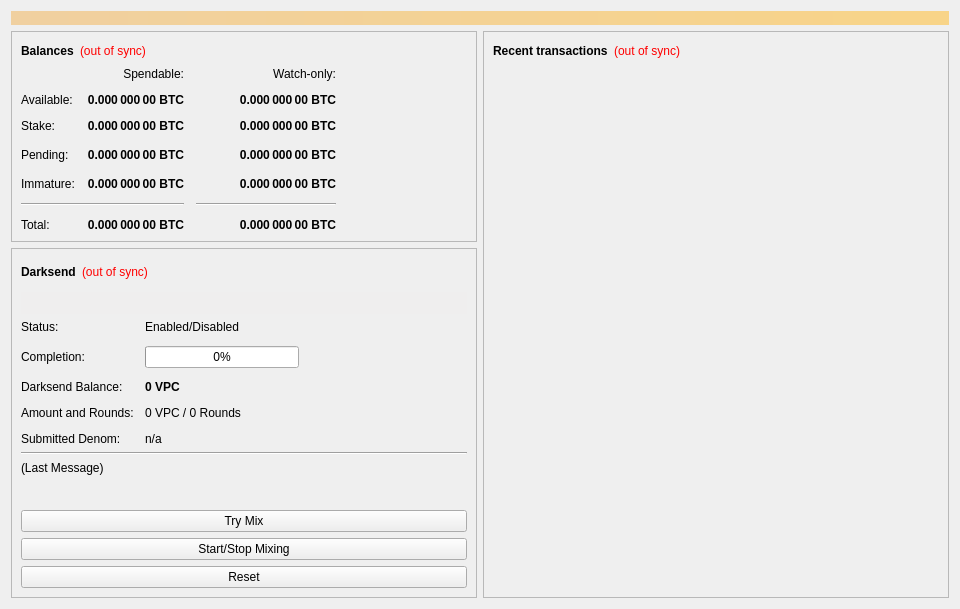
<?xml version="1.0" encoding="UTF-8"?>
<ui version="4.0">
 <class>OverviewPage</class>
 <widget class="QWidget" name="OverviewPage">
  <property name="geometry">
   <rect>
    <x>0</x>
    <y>0</y>
    <width>960</width>
    <height>594</height>
   </rect>
  </property>
  <property name="minimumSize">
   <size>
    <width>960</width>
    <height>0</height>
   </size>
  </property>
  <property name="windowTitle">
   <string>Form</string>
  </property>
  <layout class="QVBoxLayout" name="topLayout">
   <item>
    <widget class="QLabel" name="labelAlerts">
     <property name="visible">
      <bool>false</bool>
     </property>
     <property name="styleSheet">
      <string notr="true">background-color: qlineargradient(x1: 0, y1: 0, x2: 1, y2: 0, stop:0 #F0D0A0, stop:1 #F8D488); color:#000000;</string>
     </property>
     <property name="wordWrap">
      <bool>true</bool>
     </property>
     <property name="margin">
      <number>3</number>
     </property>
    </widget>
   </item>
   <item>
    <layout class="QHBoxLayout" name="horizontalLayout" stretch="1,1">
     <item>
      <layout class="QVBoxLayout" name="verticalLayout_2">
       <item>
        <widget class="QFrame" name="frame">
         <property name="frameShape">
          <enum>QFrame::StyledPanel</enum>
         </property>
         <property name="frameShadow">
          <enum>QFrame::Raised</enum>
         </property>
         <layout class="QVBoxLayout" name="verticalLayout_4">
          <item>
           <layout class="QHBoxLayout" name="horizontalLayout_4">
            <item>
             <widget class="QLabel" name="label_5">
              <property name="font">
               <font>
                <weight>75</weight>
                <bold>true</bold>
               </font>
              </property>
              <property name="text">
               <string>Balances</string>
              </property>
             </widget>
            </item>
            <item>
             <widget class="QLabel" name="labelWalletStatus">
              <property name="cursor">
               <cursorShape>WhatsThisCursor</cursorShape>
              </property>
              <property name="toolTip">
               <string>The displayed information may be out of date. Your wallet automatically synchronizes with the Virtualpayment network after a connection is established, but this process has not completed yet.</string>
              </property>
              <property name="styleSheet">
               <string notr="true">QLabel { color: red; }</string>
              </property>
              <property name="text">
               <string notr="true">(out of sync)</string>
              </property>
              <property name="alignment">
               <set>Qt::AlignLeading|Qt::AlignLeft|Qt::AlignVCenter</set>
              </property>
             </widget>
            </item>
            <item>
             <spacer name="horizontalSpacer_3">
              <property name="orientation">
               <enum>Qt::Horizontal</enum>
              </property>
              <property name="sizeHint" stdset="0">
               <size>
                <width>40</width>
                <height>20</height>
               </size>
              </property>
             </spacer>
            </item>
           </layout>
          </item>
          <item>
           <layout class="QGridLayout" name="gridLayout">
            <property name="spacing">
             <number>12</number>
            </property>
            <item row="3" column="2">
             <widget class="QLabel" name="labelWatchPending">
              <property name="font">
               <font>
                <weight>75</weight>
                <bold>true</bold>
               </font>
              </property>
              <property name="cursor">
               <cursorShape>IBeamCursor</cursorShape>
              </property>
              <property name="toolTip">
               <string>Unconfirmed transactions to watch-only addresses</string>
              </property>
              <property name="text">
               <string notr="true">0.000 000 00 BTC</string>
              </property>
              <property name="alignment">
               <set>Qt::AlignRight|Qt::AlignTrailing|Qt::AlignVCenter</set>
              </property>
              <property name="textInteractionFlags">
               <set>Qt::LinksAccessibleByMouse|Qt::TextSelectableByKeyboard|Qt::TextSelectableByMouse</set>
              </property>
             </widget>
            </item>
            <item row="3" column="1">
             <widget class="QLabel" name="labelUnconfirmed">
              <property name="font">
               <font>
                <weight>75</weight>
                <bold>true</bold>
               </font>
              </property>
              <property name="cursor">
               <cursorShape>IBeamCursor</cursorShape>
              </property>
              <property name="toolTip">
               <string>Total of transactions that have yet to be confirmed, and do not yet count toward the spendable balance</string>
              </property>
              <property name="text">
               <string notr="true">0.000 000 00 BTC</string>
              </property>
              <property name="alignment">
               <set>Qt::AlignRight|Qt::AlignTrailing|Qt::AlignVCenter</set>
              </property>
              <property name="textInteractionFlags">
               <set>Qt::LinksAccessibleByMouse|Qt::TextSelectableByKeyboard|Qt::TextSelectableByMouse</set>
              </property>
             </widget>
            </item>
            <item row="4" column="2">
             <widget class="QLabel" name="labelWatchImmature">
              <property name="font">
               <font>
                <weight>75</weight>
                <bold>true</bold>
               </font>
              </property>
              <property name="cursor">
               <cursorShape>IBeamCursor</cursorShape>
              </property>
              <property name="toolTip">
               <string>Mined balance in watch-only addresses that has not yet matured</string>
              </property>
              <property name="text">
               <string notr="true">0.000 000 00 BTC</string>
              </property>
              <property name="alignment">
               <set>Qt::AlignRight|Qt::AlignTrailing|Qt::AlignVCenter</set>
              </property>
              <property name="textInteractionFlags">
               <set>Qt::LinksAccessibleByMouse|Qt::TextSelectableByKeyboard|Qt::TextSelectableByMouse</set>
              </property>
             </widget>
            </item>
            <item row="5" column="0" colspan="2">
             <widget class="Line" name="lineSpendableBalance">
              <property name="orientation">
               <enum>Qt::Horizontal</enum>
              </property>
             </widget>
            </item>
            <item row="5" column="2">
             <widget class="Line" name="lineWatchBalance">
              <property name="sizePolicy">
               <sizepolicy hsizetype="Preferred" vsizetype="Fixed">
                <horstretch>0</horstretch>
                <verstretch>0</verstretch>
               </sizepolicy>
              </property>
              <property name="minimumSize">
               <size>
                <width>140</width>
                <height>0</height>
               </size>
              </property>
              <property name="orientation">
               <enum>Qt::Horizontal</enum>
              </property>
             </widget>
            </item>
            <item row="6" column="0">
             <widget class="QLabel" name="labelTotalText">
              <property name="text">
               <string>Total:</string>
              </property>
             </widget>
            </item>
            <item row="4" column="1">
             <widget class="QLabel" name="labelImmature">
              <property name="font">
               <font>
                <weight>75</weight>
                <bold>true</bold>
               </font>
              </property>
              <property name="cursor">
               <cursorShape>IBeamCursor</cursorShape>
              </property>
              <property name="toolTip">
               <string>Mined balance that has not yet matured</string>
              </property>
              <property name="text">
               <string notr="true">0.000 000 00 BTC</string>
              </property>
              <property name="alignment">
               <set>Qt::AlignRight|Qt::AlignTrailing|Qt::AlignVCenter</set>
              </property>
              <property name="textInteractionFlags">
               <set>Qt::LinksAccessibleByMouse|Qt::TextSelectableByKeyboard|Qt::TextSelectableByMouse</set>
              </property>
             </widget>
            </item>
            <item row="3" column="3">
             <spacer name="horizontalSpacer_2">
              <property name="orientation">
               <enum>Qt::Horizontal</enum>
              </property>
              <property name="sizeHint" stdset="0">
               <size>
                <width>40</width>
                <height>20</height>
               </size>
              </property>
             </spacer>
            </item>
            <item row="4" column="0">
             <widget class="QLabel" name="labelImmatureText">
              <property name="text">
               <string>Immature:</string>
              </property>
             </widget>
            </item>
            <item row="6" column="1">
             <widget class="QLabel" name="labelTotal">
              <property name="font">
               <font>
                <weight>75</weight>
                <bold>true</bold>
               </font>
              </property>
              <property name="cursor">
               <cursorShape>IBeamCursor</cursorShape>
              </property>
              <property name="toolTip">
               <string>Your current total balance</string>
              </property>
              <property name="text">
               <string notr="true">0.000 000 00 BTC</string>
              </property>
              <property name="alignment">
               <set>Qt::AlignRight|Qt::AlignTrailing|Qt::AlignVCenter</set>
              </property>
              <property name="textInteractionFlags">
               <set>Qt::LinksAccessibleByMouse|Qt::TextSelectableByKeyboard|Qt::TextSelectableByMouse</set>
              </property>
             </widget>
            </item>
            <item row="6" column="2">
             <widget class="QLabel" name="labelWatchTotal">
              <property name="font">
               <font>
                <weight>75</weight>
                <bold>true</bold>
               </font>
              </property>
              <property name="cursor">
               <cursorShape>IBeamCursor</cursorShape>
              </property>
              <property name="toolTip">
               <string>Current total balance in watch-only addresses</string>
              </property>
              <property name="text">
               <string notr="true">0.000 000 00 BTC</string>
              </property>
              <property name="alignment">
               <set>Qt::AlignRight|Qt::AlignTrailing|Qt::AlignVCenter</set>
              </property>
              <property name="textInteractionFlags">
               <set>Qt::LinksAccessibleByMouse|Qt::TextSelectableByKeyboard|Qt::TextSelectableByMouse</set>
              </property>
             </widget>
            </item>
            <item row="0" column="2">
             <widget class="QLabel" name="labelWatchonly">
              <property name="text">
               <string>Watch-only:</string>
              </property>
              <property name="alignment">
               <set>Qt::AlignRight|Qt::AlignTrailing|Qt::AlignVCenter</set>
              </property>
             </widget>
            </item>
            <item row="1" column="0">
             <widget class="QLabel" name="labelBalanceText">
              <property name="text">
               <string>Available:</string>
              </property>
             </widget>
            </item>
            <item row="1" column="1">
             <widget class="QLabel" name="labelBalance">
              <property name="font">
               <font>
                <weight>75</weight>
                <bold>true</bold>
               </font>
              </property>
              <property name="cursor">
               <cursorShape>IBeamCursor</cursorShape>
              </property>
              <property name="toolTip">
               <string>Your current spendable balance</string>
              </property>
              <property name="text">
               <string notr="true">0.000 000 00 BTC</string>
              </property>
              <property name="alignment">
               <set>Qt::AlignRight|Qt::AlignTrailing|Qt::AlignVCenter</set>
              </property>
              <property name="textInteractionFlags">
               <set>Qt::LinksAccessibleByMouse|Qt::TextSelectableByKeyboard|Qt::TextSelectableByMouse</set>
              </property>
             </widget>
            </item>
            <item row="2" column="0">
             <widget class="QLabel" name="label_10">
              <property name="text">
               <string>Stake:</string>
              </property>
             </widget>
            </item>
            <item row="2" column="1">
             <widget class="QLabel" name="labelStake">
              <property name="font">
               <font>
                <weight>75</weight>
                <bold>true</bold>
               </font>
              </property>
              <property name="cursor">
               <cursorShape>IBeamCursor</cursorShape>
              </property>
              <property name="toolTip">
               <string>Total of coins that was staked, and do not yet count toward the current balance</string>
              </property>
              <property name="text">
               <string notr="true">0.000 000 00 BTC</string>
              </property>
              <property name="alignment">
               <set>Qt::AlignRight|Qt::AlignTrailing|Qt::AlignVCenter</set>
              </property>
              <property name="textInteractionFlags">
               <set>Qt::LinksAccessibleByMouse|Qt::TextSelectableByKeyboard|Qt::TextSelectableByMouse</set>
              </property>
             </widget>
            </item>
            <item row="2" column="2">
             <widget class="QLabel" name="labelWatchStake">
              <property name="font">
               <font>
                <weight>75</weight>
                <bold>true</bold>
               </font>
              </property>
              <property name="cursor">
               <cursorShape>IBeamCursor</cursorShape>
              </property>
              <property name="toolTip">
               <string>Total of coins that was staked in watch-only addresses, and do not yet count toward the current watch-only balance</string>
              </property>
              <property name="text">
               <string notr="true">0.000 000 00 BTC</string>
              </property>
              <property name="alignment">
               <set>Qt::AlignRight|Qt::AlignTrailing|Qt::AlignVCenter</set>
              </property>
              <property name="textInteractionFlags">
               <set>Qt::LinksAccessibleByMouse|Qt::TextSelectableByKeyboard|Qt::TextSelectableByMouse</set>
              </property>
             </widget>
            </item>
            <item row="1" column="2">
             <widget class="QLabel" name="labelWatchAvailable">
              <property name="font">
               <font>
                <weight>75</weight>
                <bold>true</bold>
               </font>
              </property>
              <property name="cursor">
               <cursorShape>IBeamCursor</cursorShape>
              </property>
              <property name="toolTip">
               <string>Your current balance in watch-only addresses</string>
              </property>
              <property name="text">
               <string notr="true">0.000 000 00 BTC</string>
              </property>
              <property name="alignment">
               <set>Qt::AlignRight|Qt::AlignTrailing|Qt::AlignVCenter</set>
              </property>
              <property name="textInteractionFlags">
               <set>Qt::LinksAccessibleByMouse|Qt::TextSelectableByKeyboard|Qt::TextSelectableByMouse</set>
              </property>
             </widget>
            </item>
            <item row="3" column="0">
             <widget class="QLabel" name="labelPendingText">
              <property name="text">
               <string>Pending:</string>
              </property>
             </widget>
            </item>
            <item row="0" column="1">
             <widget class="QLabel" name="labelSpendable">
              <property name="text">
               <string>Spendable:</string>
              </property>
              <property name="alignment">
               <set>Qt::AlignRight|Qt::AlignTrailing|Qt::AlignVCenter</set>
              </property>
             </widget>
            </item>
           </layout>
          </item>
         </layout>
        </widget>
       </item>
       <item>
        <widget class="QFrame" name="frameDarksend">
         <property name="sizePolicy">
          <sizepolicy hsizetype="Expanding" vsizetype="Expanding">
           <horstretch>0</horstretch>
           <verstretch>0</verstretch>
          </sizepolicy>
         </property>
         <property name="minimumSize">
          <size>
           <width>0</width>
           <height>350</height>
          </size>
         </property>
         <property name="layoutDirection">
          <enum>Qt::LeftToRight</enum>
         </property>
         <property name="frameShape">
          <enum>QFrame::StyledPanel</enum>
         </property>
         <property name="frameShadow">
          <enum>QFrame::Raised</enum>
         </property>
         <layout class="QVBoxLayout" name="verticalLayout_5">
          <item>
           <layout class="QHBoxLayout" name="horizontalLayout_5">
            <item>
             <widget class="QLabel" name="label_2">
              <property name="font">
               <font>
                <weight>75</weight>
                <bold>true</bold>
               </font>
              </property>
              <property name="text">
               <string>Darksend</string>
              </property>
             </widget>
            </item>
            <item>
             <widget class="QLabel" name="labelDarksendSyncStatus">
              <property name="toolTip">
               <string>The displayed information may be out of date. Your wallet automatically synchronizes with the Virtualpayment network after a connection is established, but this process has not completed yet.</string>
              </property>
              <property name="styleSheet">
               <string notr="true">QLabel { color: red; }</string>
              </property>
              <property name="text">
               <string notr="true">(out of sync)</string>
              </property>
              <property name="alignment">
               <set>Qt::AlignLeading|Qt::AlignLeft|Qt::AlignVCenter</set>
              </property>
             </widget>
            </item>
            <item>
             <spacer name="horizontalSpacer_4">
              <property name="orientation">
               <enum>Qt::Horizontal</enum>
              </property>
              <property name="sizeHint" stdset="0">
               <size>
                <width>40</width>
                <height>20</height>
               </size>
              </property>
             </spacer>
            </item>
           </layout>
          </item>
          <item>
           <widget class="QPushButton" name="runAutoDenom">
            <property name="palette">
             <palette>
              <active>
               <colorrole role="WindowText">
                <brush brushstyle="SolidPattern">
                 <color alpha="255">
                  <red>0</red>
                  <green>0</green>
                  <blue>0</blue>
                 </color>
                </brush>
               </colorrole>
               <colorrole role="Button">
                <brush brushstyle="SolidPattern">
                 <color alpha="255">
                  <red>239</red>
                  <green>238</green>
                  <blue>238</blue>
                 </color>
                </brush>
               </colorrole>
               <colorrole role="Light">
                <brush brushstyle="SolidPattern">
                 <color alpha="255">
                  <red>255</red>
                  <green>255</green>
                  <blue>255</blue>
                 </color>
                </brush>
               </colorrole>
               <colorrole role="Midlight">
                <brush brushstyle="SolidPattern">
                 <color alpha="255">
                  <red>247</red>
                  <green>246</green>
                  <blue>246</blue>
                 </color>
                </brush>
               </colorrole>
               <colorrole role="Dark">
                <brush brushstyle="SolidPattern">
                 <color alpha="255">
                  <red>119</red>
                  <green>119</green>
                  <blue>119</blue>
                 </color>
                </brush>
               </colorrole>
               <colorrole role="Mid">
                <brush brushstyle="SolidPattern">
                 <color alpha="255">
                  <red>159</red>
                  <green>159</green>
                  <blue>159</blue>
                 </color>
                </brush>
               </colorrole>
               <colorrole role="Text">
                <brush brushstyle="SolidPattern">
                 <color alpha="255">
                  <red>0</red>
                  <green>0</green>
                  <blue>0</blue>
                 </color>
                </brush>
               </colorrole>
               <colorrole role="BrightText">
                <brush brushstyle="SolidPattern">
                 <color alpha="255">
                  <red>255</red>
                  <green>255</green>
                  <blue>255</blue>
                 </color>
                </brush>
               </colorrole>
               <colorrole role="ButtonText">
                <brush brushstyle="SolidPattern">
                 <color alpha="255">
                  <red>0</red>
                  <green>0</green>
                  <blue>0</blue>
                 </color>
                </brush>
               </colorrole>
               <colorrole role="Base">
                <brush brushstyle="SolidPattern">
                 <color alpha="255">
                  <red>255</red>
                  <green>255</green>
                  <blue>255</blue>
                 </color>
                </brush>
               </colorrole>
               <colorrole role="Window">
                <brush brushstyle="SolidPattern">
                 <color alpha="255">
                  <red>239</red>
                  <green>238</green>
                  <blue>238</blue>
                 </color>
                </brush>
               </colorrole>
               <colorrole role="Shadow">
                <brush brushstyle="SolidPattern">
                 <color alpha="255">
                  <red>0</red>
                  <green>0</green>
                  <blue>0</blue>
                 </color>
                </brush>
               </colorrole>
               <colorrole role="AlternateBase">
                <brush brushstyle="SolidPattern">
                 <color alpha="255">
                  <red>247</red>
                  <green>246</green>
                  <blue>246</blue>
                 </color>
                </brush>
               </colorrole>
               <colorrole role="ToolTipBase">
                <brush brushstyle="SolidPattern">
                 <color alpha="255">
                  <red>255</red>
                  <green>255</green>
                  <blue>220</blue>
                 </color>
                </brush>
               </colorrole>
               <colorrole role="ToolTipText">
                <brush brushstyle="SolidPattern">
                 <color alpha="255">
                  <red>0</red>
                  <green>0</green>
                  <blue>0</blue>
                 </color>
                </brush>
               </colorrole>
              </active>
              <inactive>
               <colorrole role="WindowText">
                <brush brushstyle="SolidPattern">
                 <color alpha="255">
                  <red>0</red>
                  <green>0</green>
                  <blue>0</blue>
                 </color>
                </brush>
               </colorrole>
               <colorrole role="Button">
                <brush brushstyle="SolidPattern">
                 <color alpha="255">
                  <red>239</red>
                  <green>238</green>
                  <blue>238</blue>
                 </color>
                </brush>
               </colorrole>
               <colorrole role="Light">
                <brush brushstyle="SolidPattern">
                 <color alpha="255">
                  <red>255</red>
                  <green>255</green>
                  <blue>255</blue>
                 </color>
                </brush>
               </colorrole>
               <colorrole role="Midlight">
                <brush brushstyle="SolidPattern">
                 <color alpha="255">
                  <red>247</red>
                  <green>246</green>
                  <blue>246</blue>
                 </color>
                </brush>
               </colorrole>
               <colorrole role="Dark">
                <brush brushstyle="SolidPattern">
                 <color alpha="255">
                  <red>119</red>
                  <green>119</green>
                  <blue>119</blue>
                 </color>
                </brush>
               </colorrole>
               <colorrole role="Mid">
                <brush brushstyle="SolidPattern">
                 <color alpha="255">
                  <red>159</red>
                  <green>159</green>
                  <blue>159</blue>
                 </color>
                </brush>
               </colorrole>
               <colorrole role="Text">
                <brush brushstyle="SolidPattern">
                 <color alpha="255">
                  <red>0</red>
                  <green>0</green>
                  <blue>0</blue>
                 </color>
                </brush>
               </colorrole>
               <colorrole role="BrightText">
                <brush brushstyle="SolidPattern">
                 <color alpha="255">
                  <red>255</red>
                  <green>255</green>
                  <blue>255</blue>
                 </color>
                </brush>
               </colorrole>
               <colorrole role="ButtonText">
                <brush brushstyle="SolidPattern">
                 <color alpha="255">
                  <red>0</red>
                  <green>0</green>
                  <blue>0</blue>
                 </color>
                </brush>
               </colorrole>
               <colorrole role="Base">
                <brush brushstyle="SolidPattern">
                 <color alpha="255">
                  <red>255</red>
                  <green>255</green>
                  <blue>255</blue>
                 </color>
                </brush>
               </colorrole>
               <colorrole role="Window">
                <brush brushstyle="SolidPattern">
                 <color alpha="255">
                  <red>239</red>
                  <green>238</green>
                  <blue>238</blue>
                 </color>
                </brush>
               </colorrole>
               <colorrole role="Shadow">
                <brush brushstyle="SolidPattern">
                 <color alpha="255">
                  <red>0</red>
                  <green>0</green>
                  <blue>0</blue>
                 </color>
                </brush>
               </colorrole>
               <colorrole role="AlternateBase">
                <brush brushstyle="SolidPattern">
                 <color alpha="255">
                  <red>247</red>
                  <green>246</green>
                  <blue>246</blue>
                 </color>
                </brush>
               </colorrole>
               <colorrole role="ToolTipBase">
                <brush brushstyle="SolidPattern">
                 <color alpha="255">
                  <red>255</red>
                  <green>255</green>
                  <blue>220</blue>
                 </color>
                </brush>
               </colorrole>
               <colorrole role="ToolTipText">
                <brush brushstyle="SolidPattern">
                 <color alpha="255">
                  <red>0</red>
                  <green>0</green>
                  <blue>0</blue>
                 </color>
                </brush>
               </colorrole>
              </inactive>
              <disabled>
               <colorrole role="WindowText">
                <brush brushstyle="SolidPattern">
                 <color alpha="255">
                  <red>119</red>
                  <green>119</green>
                  <blue>119</blue>
                 </color>
                </brush>
               </colorrole>
               <colorrole role="Button">
                <brush brushstyle="SolidPattern">
                 <color alpha="255">
                  <red>239</red>
                  <green>238</green>
                  <blue>238</blue>
                 </color>
                </brush>
               </colorrole>
               <colorrole role="Light">
                <brush brushstyle="SolidPattern">
                 <color alpha="255">
                  <red>255</red>
                  <green>255</green>
                  <blue>255</blue>
                 </color>
                </brush>
               </colorrole>
               <colorrole role="Midlight">
                <brush brushstyle="SolidPattern">
                 <color alpha="255">
                  <red>247</red>
                  <green>246</green>
                  <blue>246</blue>
                 </color>
                </brush>
               </colorrole>
               <colorrole role="Dark">
                <brush brushstyle="SolidPattern">
                 <color alpha="255">
                  <red>119</red>
                  <green>119</green>
                  <blue>119</blue>
                 </color>
                </brush>
               </colorrole>
               <colorrole role="Mid">
                <brush brushstyle="SolidPattern">
                 <color alpha="255">
                  <red>159</red>
                  <green>159</green>
                  <blue>159</blue>
                 </color>
                </brush>
               </colorrole>
               <colorrole role="Text">
                <brush brushstyle="SolidPattern">
                 <color alpha="255">
                  <red>119</red>
                  <green>119</green>
                  <blue>119</blue>
                 </color>
                </brush>
               </colorrole>
               <colorrole role="BrightText">
                <brush brushstyle="SolidPattern">
                 <color alpha="255">
                  <red>255</red>
                  <green>255</green>
                  <blue>255</blue>
                 </color>
                </brush>
               </colorrole>
               <colorrole role="ButtonText">
                <brush brushstyle="SolidPattern">
                 <color alpha="255">
                  <red>119</red>
                  <green>119</green>
                  <blue>119</blue>
                 </color>
                </brush>
               </colorrole>
               <colorrole role="Base">
                <brush brushstyle="SolidPattern">
                 <color alpha="255">
                  <red>239</red>
                  <green>238</green>
                  <blue>238</blue>
                 </color>
                </brush>
               </colorrole>
               <colorrole role="Window">
                <brush brushstyle="SolidPattern">
                 <color alpha="255">
                  <red>239</red>
                  <green>238</green>
                  <blue>238</blue>
                 </color>
                </brush>
               </colorrole>
               <colorrole role="Shadow">
                <brush brushstyle="SolidPattern">
                 <color alpha="255">
                  <red>0</red>
                  <green>0</green>
                  <blue>0</blue>
                 </color>
                </brush>
               </colorrole>
               <colorrole role="AlternateBase">
                <brush brushstyle="SolidPattern">
                 <color alpha="255">
                  <red>239</red>
                  <green>238</green>
                  <blue>238</blue>
                 </color>
                </brush>
               </colorrole>
               <colorrole role="ToolTipBase">
                <brush brushstyle="SolidPattern">
                 <color alpha="255">
                  <red>255</red>
                  <green>255</green>
                  <blue>220</blue>
                 </color>
                </brush>
               </colorrole>
               <colorrole role="ToolTipText">
                <brush brushstyle="SolidPattern">
                 <color alpha="255">
                  <red>0</red>
                  <green>0</green>
                  <blue>0</blue>
                 </color>
                </brush>
               </colorrole>
              </disabled>
             </palette>
            </property>
            <property name="focusPolicy">
             <enum>Qt::NoFocus</enum>
            </property>
            <property name="autoFillBackground">
             <bool>true</bool>
            </property>
            <property name="text">
             <string/>
            </property>
            <property name="flat">
             <bool>true</bool>
            </property>
           </widget>
          </item>
          <item>
           <layout class="QFormLayout" name="formLayout">
            <property name="fieldGrowthPolicy">
             <enum>QFormLayout::AllNonFixedFieldsGrow</enum>
            </property>
            <property name="horizontalSpacing">
             <number>11</number>
            </property>
            <property name="verticalSpacing">
             <number>12</number>
            </property>
            <item row="0" column="0">
             <widget class="QLabel" name="label_6">
              <property name="text">
               <string>Status:</string>
              </property>
             </widget>
            </item>
            <item row="1" column="0">
             <widget class="QLabel" name="label_7">
              <property name="text">
               <string>Completion:</string>
              </property>
             </widget>
            </item>
            <item row="1" column="1">
             <widget class="QProgressBar" name="darksendProgress">
              <property name="maximumSize">
               <size>
                <width>154</width>
                <height>16777215</height>
               </size>
              </property>
              <property name="value">
               <number>0</number>
              </property>
             </widget>
            </item>
            <item row="3" column="0">
             <widget class="QLabel" name="labelAnonymizedText">
              <property name="text">
               <string>Darksend Balance:</string>
              </property>
             </widget>
            </item>
            <item row="3" column="1">
             <widget class="QLabel" name="labelAnonymized">
              <property name="font">
               <font>
                <weight>75</weight>
                <bold>true</bold>
               </font>
              </property>
              <property name="text">
               <string notr="true">0 VPC</string>
              </property>
             </widget>
            </item>
            <item row="4" column="0">
             <widget class="QLabel" name="label_8">
              <property name="text">
               <string>Amount and Rounds:</string>
              </property>
             </widget>
            </item>
            <item row="4" column="1">
             <widget class="QLabel" name="labelAmountRounds">
              <property name="text">
               <string>0 VPC / 0 Rounds</string>
              </property>
             </widget>
            </item>
            <item row="5" column="0">
             <widget class="QLabel" name="label_9">
              <property name="text">
               <string>Submitted Denom:</string>
              </property>
             </widget>
            </item>
            <item row="5" column="1">
             <widget class="QLabel" name="labelSubmittedDenom">
              <property name="toolTip">
               <string>The denominations you submitted to the Masternode.&lt;br&gt;To mix, other users must submit the exact same denominations.</string>
              </property>
              <property name="text">
               <string>n/a</string>
              </property>
             </widget>
            </item>
            <item row="0" column="1">
             <widget class="QLabel" name="darksendEnabled">
              <property name="text">
               <string>Enabled/Disabled</string>
              </property>
             </widget>
            </item>
           </layout>
          </item>
          <item>
           <widget class="Line" name="lineLastMessage">
            <property name="orientation">
             <enum>Qt::Horizontal</enum>
            </property>
           </widget>
          </item>
          <item>
           <widget class="QLabel" name="darksendStatus">
            <property name="minimumSize">
             <size>
              <width>288</width>
              <height>43</height>
             </size>
            </property>
            <property name="text">
             <string>(Last Message)</string>
            </property>
            <property name="alignment">
             <set>Qt::AlignLeading|Qt::AlignLeft|Qt::AlignTop</set>
            </property>
            <property name="wordWrap">
             <bool>true</bool>
            </property>
           </widget>
          </item>
          <item>
           <widget class="QPushButton" name="darksendAuto">
            <property name="sizePolicy">
             <sizepolicy hsizetype="MinimumExpanding" vsizetype="Fixed">
              <horstretch>0</horstretch>
              <verstretch>0</verstretch>
             </sizepolicy>
            </property>
            <property name="toolTip">
             <string>Try to manually submit a Darksend request.</string>
            </property>
            <property name="text">
             <string>Try Mix</string>
            </property>
           </widget>
          </item>
          <item>
           <widget class="QPushButton" name="toggleDarksend">
            <property name="sizePolicy">
             <sizepolicy hsizetype="MinimumExpanding" vsizetype="Fixed">
              <horstretch>0</horstretch>
              <verstretch>0</verstretch>
             </sizepolicy>
            </property>
            <property name="text">
             <string>Start/Stop Mixing</string>
            </property>
           </widget>
          </item>
          <item>
           <widget class="QPushButton" name="darksendReset">
            <property name="sizePolicy">
             <sizepolicy hsizetype="MinimumExpanding" vsizetype="Fixed">
              <horstretch>0</horstretch>
              <verstretch>0</verstretch>
             </sizepolicy>
            </property>
            <property name="toolTip">
             <string>Reset the current status of Darksend (can interrupt Darksend if it's in the process of Mixing, which can cost you money!)</string>
            </property>
            <property name="autoFillBackground">
             <bool>false</bool>
            </property>
            <property name="text">
             <string>Reset</string>
            </property>
           </widget>
          </item>
         </layout>
        </widget>
       </item>
       <item>
        <spacer name="verticalSpacer">
         <property name="orientation">
          <enum>Qt::Vertical</enum>
         </property>
         <property name="sizeHint" stdset="0">
          <size>
           <width>20</width>
           <height>40</height>
          </size>
         </property>
        </spacer>
       </item>
      </layout>
     </item>
     <item>
      <layout class="QVBoxLayout" name="verticalLayout_3">
       <item>
        <widget class="QFrame" name="frame_2">
         <property name="frameShape">
          <enum>QFrame::StyledPanel</enum>
         </property>
         <property name="frameShadow">
          <enum>QFrame::Raised</enum>
         </property>
         <layout class="QVBoxLayout" name="verticalLayout">
          <item>
           <layout class="QHBoxLayout" name="horizontalLayout_2">
            <item>
             <widget class="QLabel" name="label_4">
              <property name="font">
               <font>
                <weight>75</weight>
                <bold>true</bold>
               </font>
              </property>
              <property name="text">
               <string>Recent transactions</string>
              </property>
             </widget>
            </item>
            <item>
             <widget class="QLabel" name="labelTransactionsStatus">
              <property name="cursor">
               <cursorShape>WhatsThisCursor</cursorShape>
              </property>
              <property name="toolTip">
               <string>The displayed information may be out of date. Your wallet automatically synchronizes with the Virtualpayment network after a connection is established, but this process has not completed yet.</string>
              </property>
              <property name="styleSheet">
               <string notr="true">QLabel { color: red; }</string>
              </property>
              <property name="text">
               <string notr="true">(out of sync)</string>
              </property>
              <property name="alignment">
               <set>Qt::AlignRight|Qt::AlignTrailing|Qt::AlignVCenter</set>
              </property>
             </widget>
            </item>
            <item>
             <spacer name="horizontalSpacer">
              <property name="orientation">
               <enum>Qt::Horizontal</enum>
              </property>
              <property name="sizeHint" stdset="0">
               <size>
                <width>40</width>
                <height>20</height>
               </size>
              </property>
             </spacer>
            </item>
           </layout>
          </item>
          <item>
           <widget class="QListView" name="listTransactions">
            <property name="styleSheet">
             <string notr="true">QListView { background: transparent; }</string>
            </property>
            <property name="frameShape">
             <enum>QFrame::NoFrame</enum>
            </property>
            <property name="verticalScrollBarPolicy">
             <enum>Qt::ScrollBarAlwaysOff</enum>
            </property>
            <property name="horizontalScrollBarPolicy">
             <enum>Qt::ScrollBarAlwaysOff</enum>
            </property>
            <property name="selectionMode">
             <enum>QAbstractItemView::NoSelection</enum>
            </property>
           </widget>
          </item>
         </layout>
        </widget>
       </item>
      </layout>
     </item>
    </layout>
   </item>
  </layout>
 </widget>
 <resources/>
 <connections/>
</ui>
